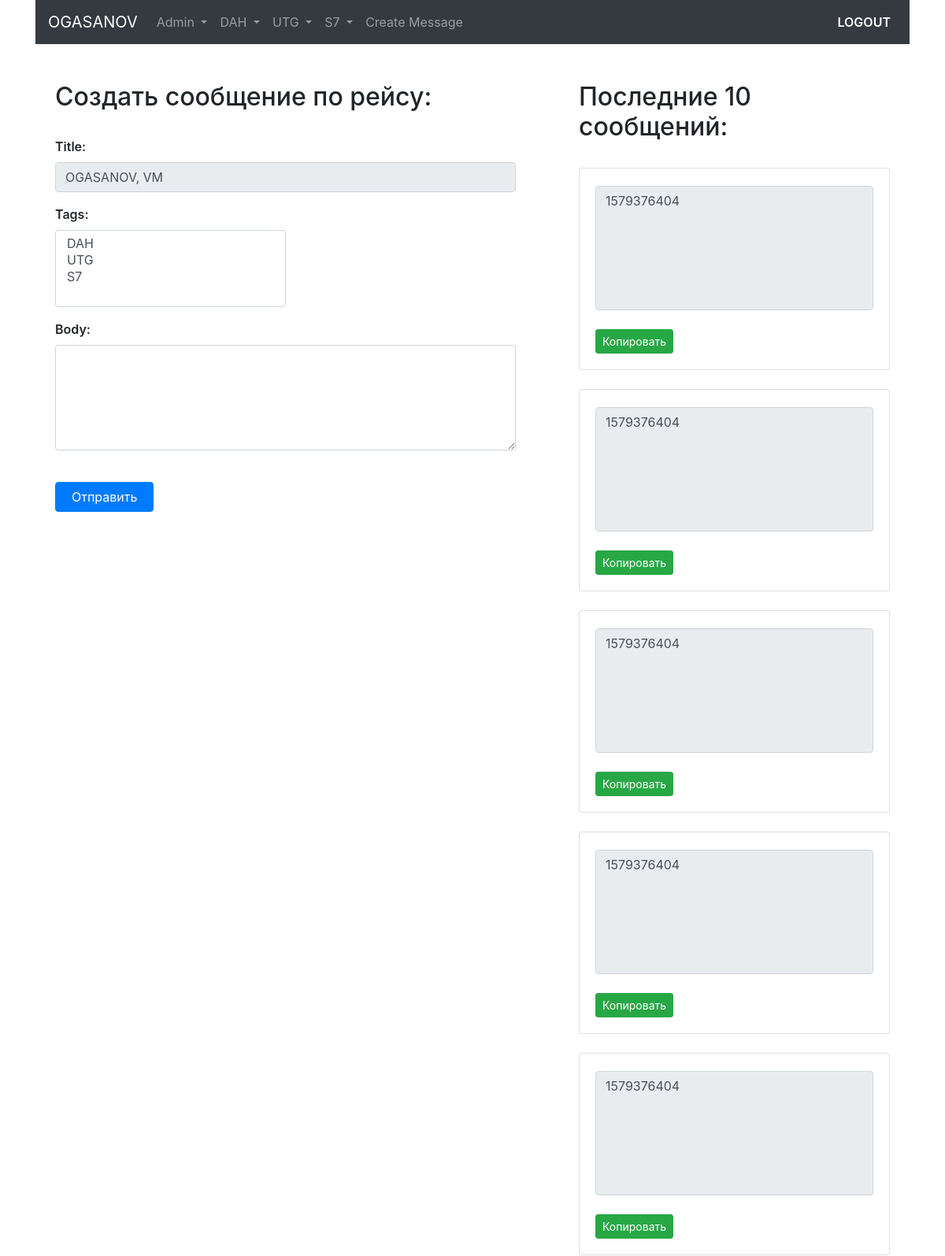
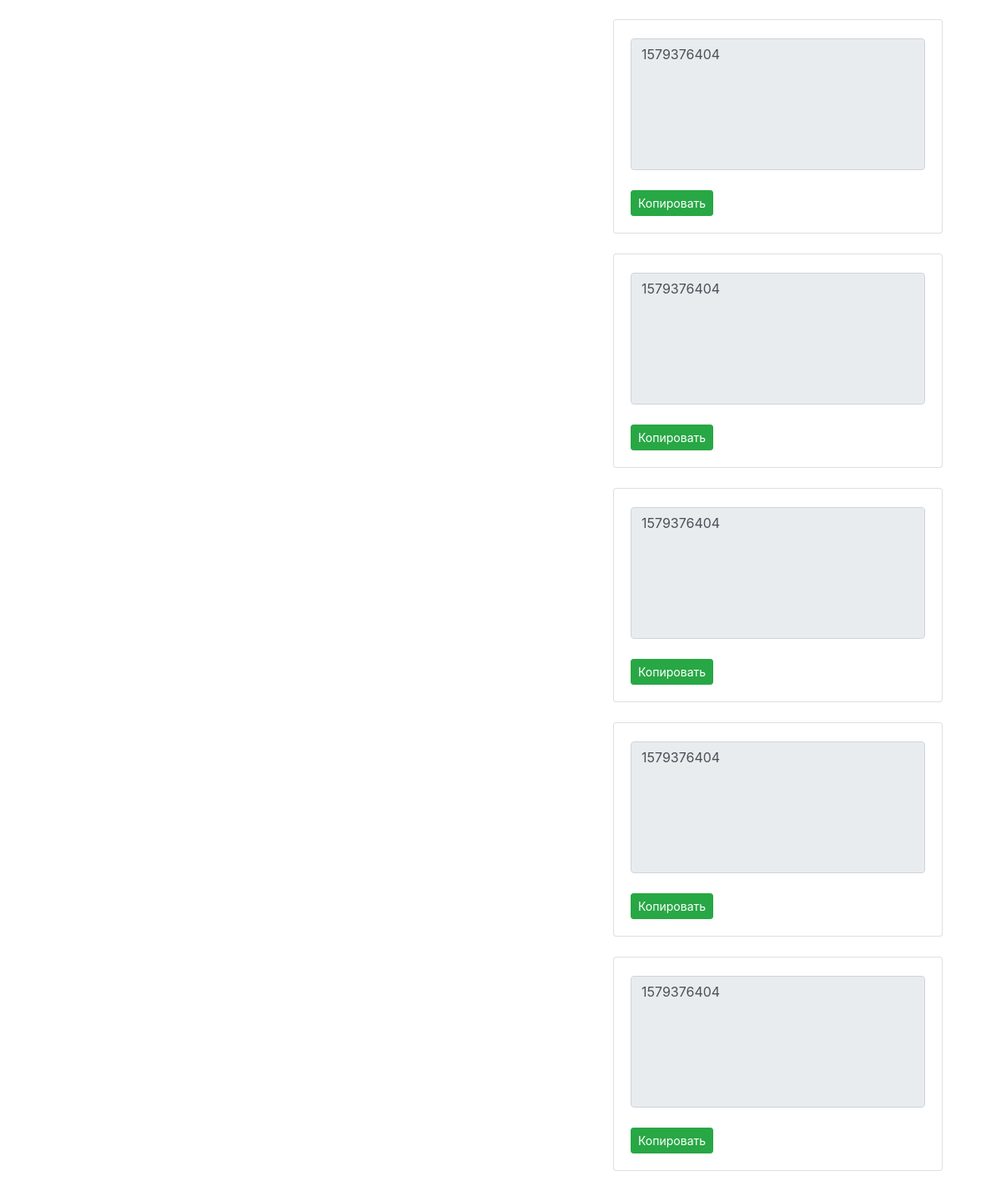
The page /dah/messages-10/ (signed in) on the database as committed earlier (2 pictures, top to bottom).
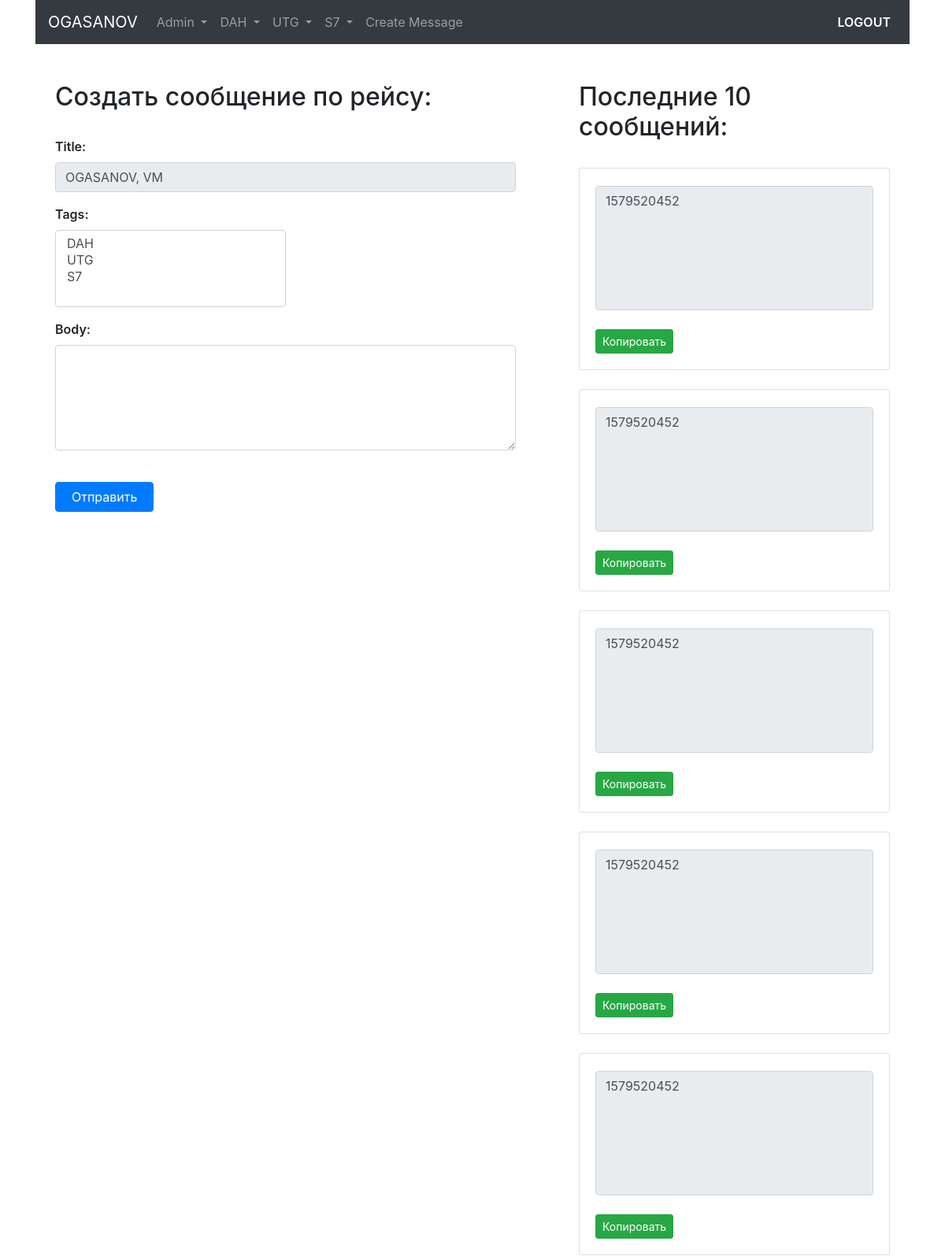
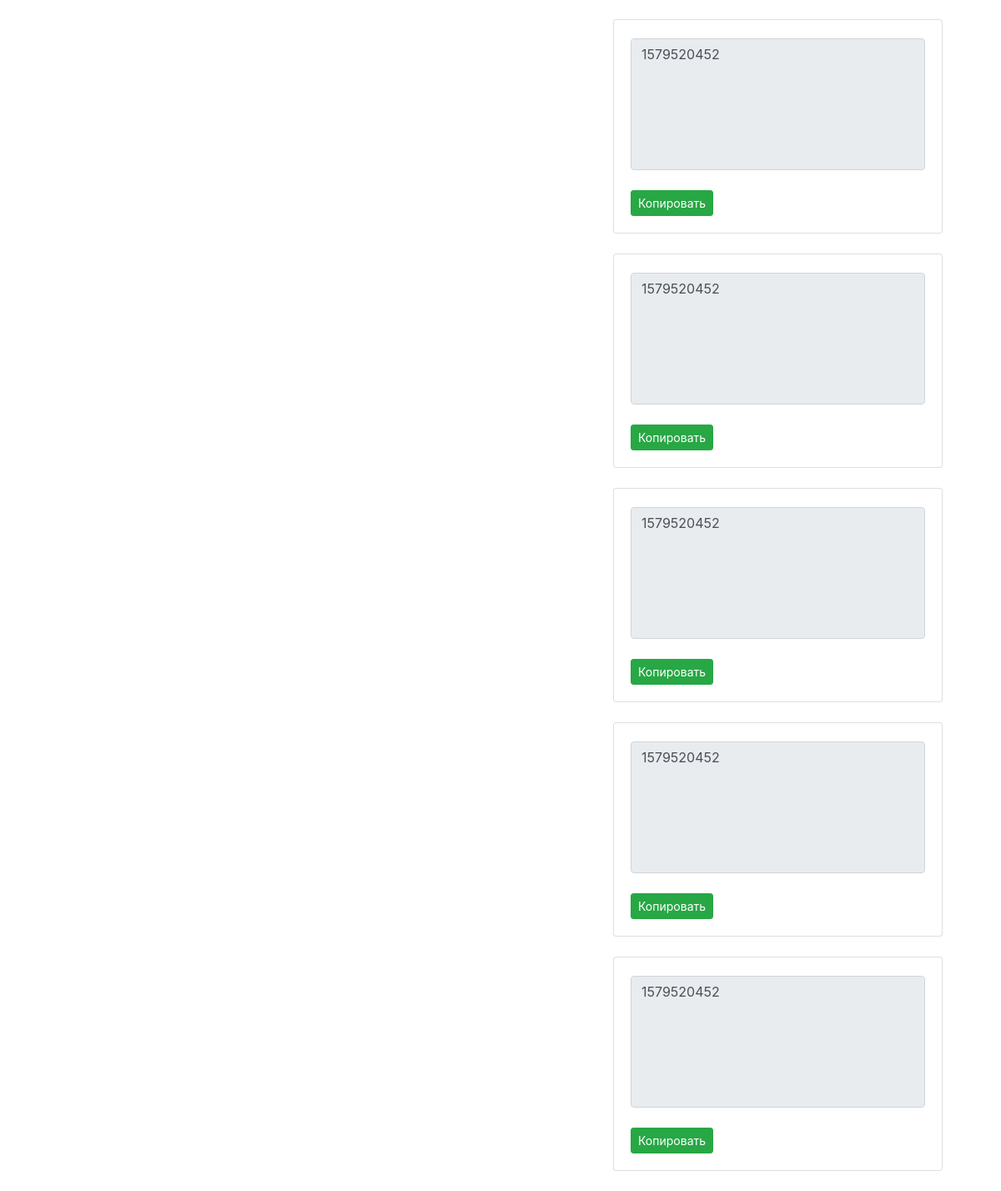
The same page on the database as committed later (2 pictures, top to bottom).
### user_model/models.py (models this page shows, shortened)
class Message(models.Model):
    title = models.CharField(max_length=150, db_index=True)
    slug = models.SlugField(max_length=150, unique=True)
    body = models.TextField(db_index=True)
    tags = models.ManyToManyField('Tag', related_name='t_messages')
    users = models.ManyToManyField('UserModel', related_name='u_messages')
    date_pub = models.DateTimeField(auto_now_add=True)
    class Meta:
        ordering = ['-date_pub']

### user_model/views.py (the view)
# urls.py: path('dah/messages-10/', DAHMessageApiView.as_view(), name='dah_messages_api'),
class DAHMessageApiView(LoginRequiredMixin, ObjectMessagesApiMixin, View):
    tag_arg = 'DAH'

### user_model/forms.py
class MessageForm(forms.ModelForm):
    class Meta:
        model = Message
        fields = ['title', 'tags', 'body']
        widgets = {
            'title': forms.TextInput(attrs={'readonly': 'readonly', 'class': 'form-control'}),
            'body': forms.Textarea(attrs={'class': 'form-control', 'rows': '5'}),
            'tags': forms.SelectMultiple(attrs={'class': 'form-control col-lg-6 col-sm-6'})
        }

### user_model/models.py (called while the page is built)
    def __str__(self):
        return self.username

    def __str__(self):
        return self.title

### user_model/utils.py (called while the page is built)
    def get(self, request):
        lst = range(10)
        slug_ne = self.db_msg.objects.filter(tags__title=self.tag_arg).first()
        hostname = gethostname()
        another_user = self.db_model.objects.filter(username=request.user).first()
        title_info = str(another_user).upper() + ', ' + str(hostname).upper()
        form = self.form_model({'title': title_info})
        context = {'list': lst, 'slug_ne': slug_ne, 'form': form, 'tag_arg': self.tag_arg}
        return render(request, self.template, context=context)

### user_model/templates/user_model/ten_messages_api.html (shortened to what this page needs)
{% extends 'user_model/base.html' %}
{% block content %}
    <div class="row">
        <div class="col-lg-7">
            <div class="message-form">
                <h2>Создать сообщение по рейсу:</h2>
                <br>
                <form method="post">
                    {% for field in form %}
                    <p>
                        {{ field.label_tag }}
                        {{ field }}
                    </p>
                    {% endfor %}
                    <br>
                    <button type="submit" class="btn btn-primary" style="padding-left: 20px; padding-right: 20px">Отправить</button>
                </form>
                <br><br>
            </div>
        </div>
        <div class="col-lg-5">
            <div class="message-template">
                <h2>Последние 10 сообщений:</h2>
                <br>
                {% include 'user_model/includes/ten_messages_template.html' %}
            </div>
        </div>
    </div>
{% endblock %}

### user_model/templates/user_model/includes/ten_messages_template.html (shortened to what this page needs)
{% load static %}
{% for i in list %}
    <div class="card mb-4 highlight-effect{{i}}">
        <div class="card-body">
            <textarea readonly class="form-control" id="body-id{{i}}" rows="6" style="resize: none;">{{ slug_ne.slug }}</textarea>
            <br>
            <button class="btn btn-success btn-sm" onclick="copyToClipboard('#body-id{{i}}')">Копировать</button>
        </div>
    </div>
{% endfor %}

Rows that differ between the two databases and show on the page:
no longer on this page (row unchanged): Message: slug "1579376404" "1579376404" "1579376404" "1579376404" "1579376404" "1579376404" "1579376404" "1579376404" "1579376404" "1579376404"
added Message: slug "1579520452" "1579520452" "1579520452" "1579520452" "1579520452" "1579520452" "1579520452" "1579520452" "1579520452" "1579520452"
